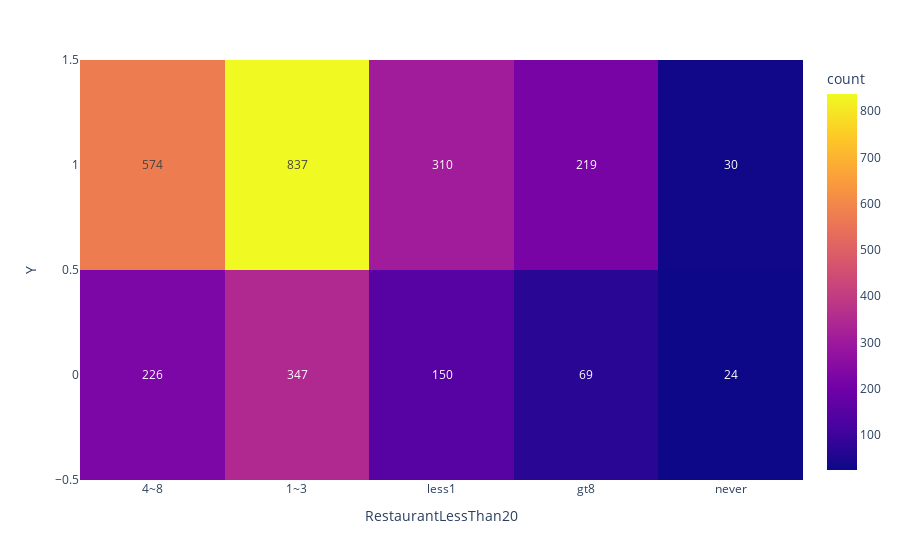

Write notebook code for a chart like this one.
### Code cell
cheap_restaurant_coupons = data.query('coupon == "Restaurant(<20)"').groupby('RestaurantLessThan20')['Y'].value_counts(normalize = True).sort_values(ascending = False).xs(1, level='Y')
print(cheap_restaurant_coupons)
fig = px.density_heatmap(data.query('coupon == "Restaurant(<20)"'), x='RestaurantLessThan20', y='Y', text_auto=True)
fig.show()

### Figure 1 — Plotly figure (JSON) as saved in the notebook; plotly's stock layout.template omitted (floating-point values rounded to 4 significant figures; data arrays with more than 128 entries replaced by an {"elided": "..."} marker saying what was removed)
{"data": [{"coloraxis": "coloraxis", "hovertemplate": "RestaurantLessThan20=%{x}<br>Y=%{y}<br>count=%{z}<extra></extra>", "name": "", "texttemplate": "%{z}", "type": "histogram2d", "x": {"elided": "2786 str values"}, "xaxis": "x", "xbingroup": "x", "y": {"elided": "2786 int values"}, "yaxis": "y", "ybingroup": "y"}], "layout": {"autosize": true, "coloraxis": {"colorbar": {"title": {"text": "count"}}, "colorscale": [[0, "#0d0887"], [0.1111, "#46039f"], [0.2222, "#7201a8"], [0.3333, "#9c179e"], [0.4444, "#bd3786"], [0.5556, "#d8576b"], [0.6667, "#ed7953"], [0.7778, "#fb9f3a"], [0.8889, "#fdca26"], [1, "#f0f921"]]}, "legend": {"tracegroupgap": 0}, "margin": {"t": 60}, "xaxis": {"anchor": "y", "autorange": true, "domain": [0, 1], "range": [-0.5, 4.5], "title": {"text": "RestaurantLessThan20"}, "type": "category"}, "yaxis": {"anchor": "x", "autorange": true, "domain": [0, 1], "range": [-0.5, 1.5], "title": {"text": "Y"}, "type": "linear"}}}
